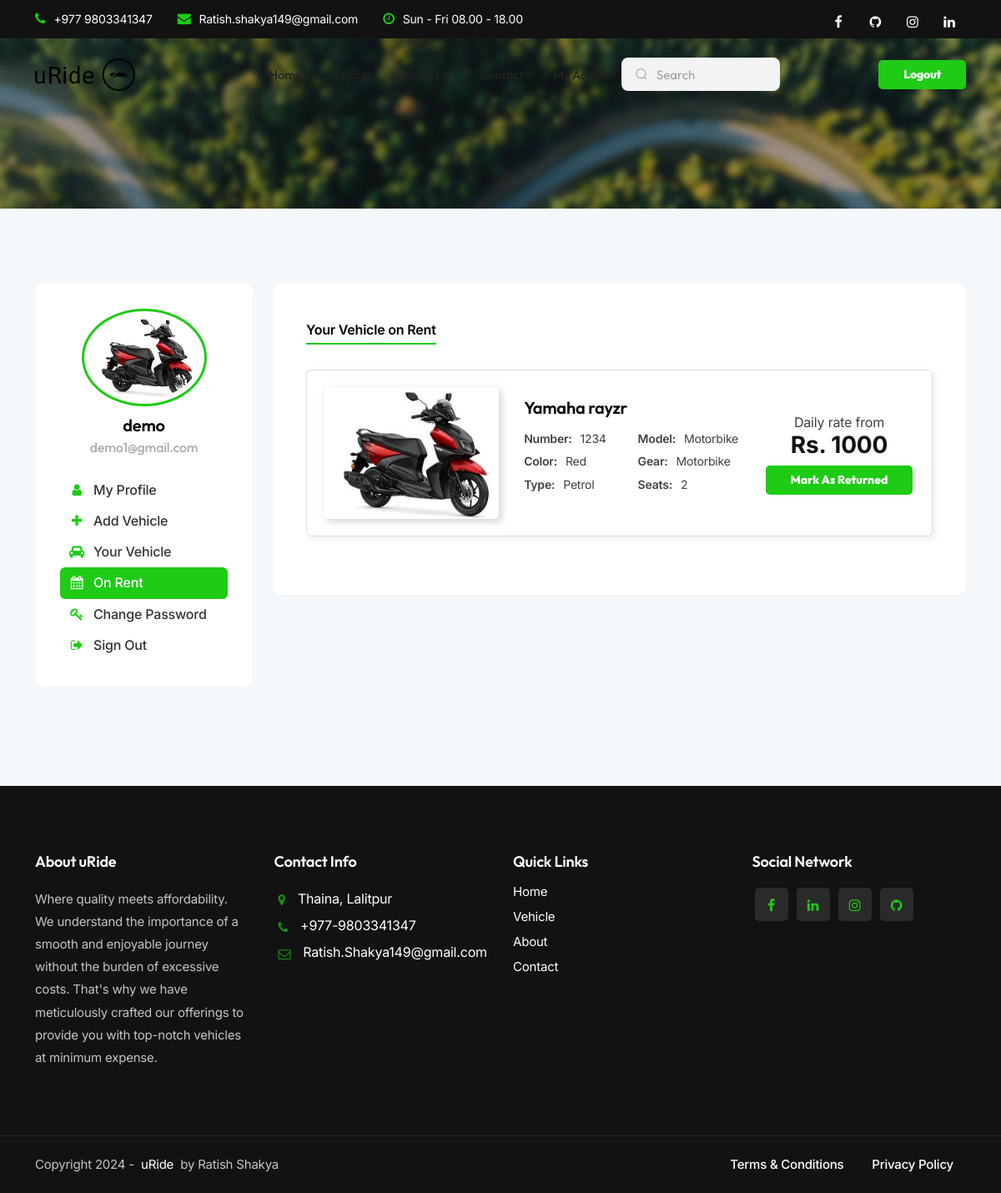
/on-rent/ (signed in), run on an earlier commit of the app's database.
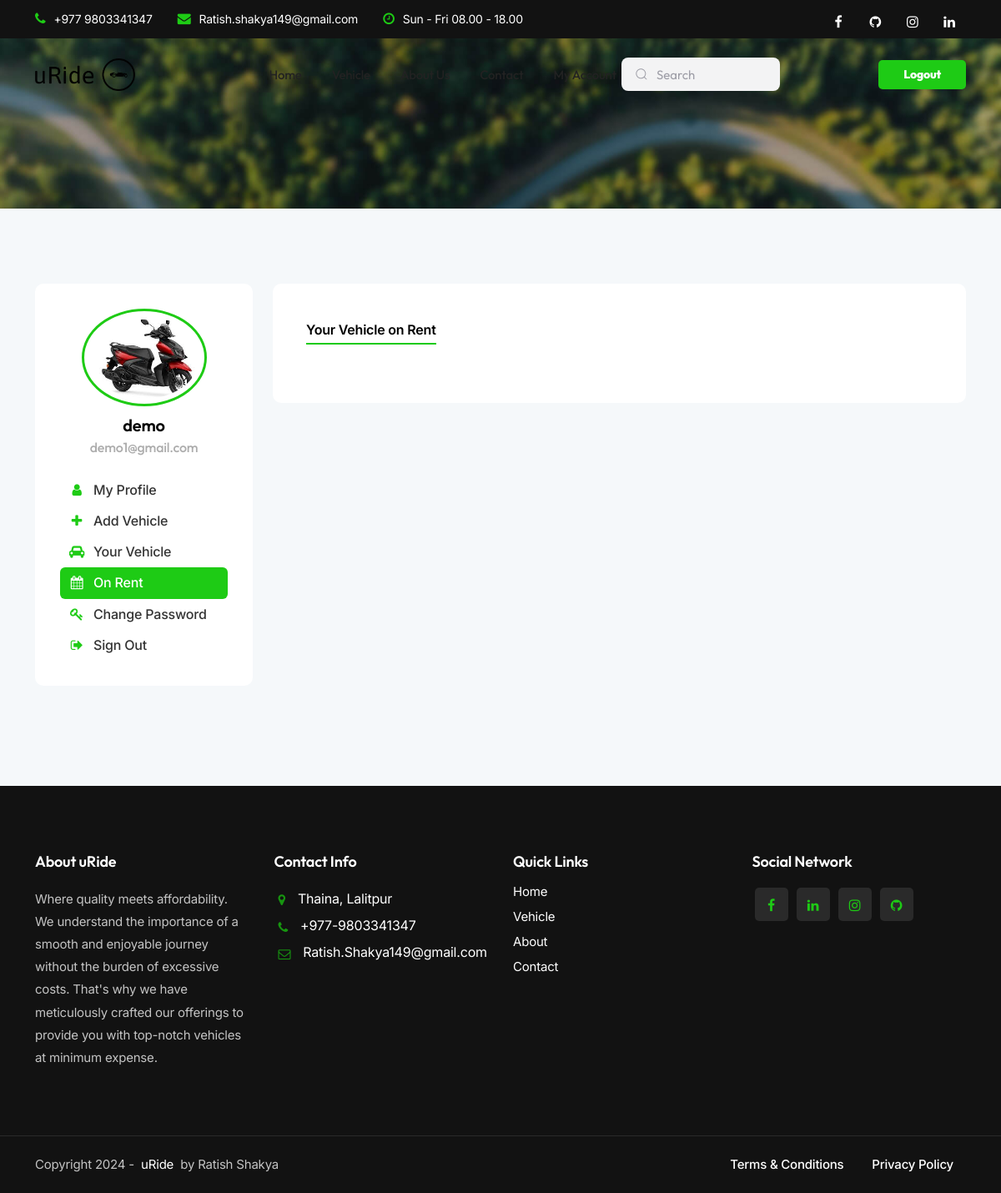
And on a later commit of the database.
### main/models.py (models this page shows, shortened)
class Vehicle(models.Model):
    vehicle_name = models.CharField(max_length=20)
    vehicle_description = models.TextField()
    vehicle_number = models.CharField(max_length=10)
    vehicle_type = models.ForeignKey(CarType, on_delete=models.CASCADE)
    vehicle_model = models.ForeignKey(CarModel, on_delete=models.CASCADE)
    vehicle_gear = models.ForeignKey(GearType, on_delete=models.CASCADE, null=True)
    vehicle_color = models.CharField(max_length=20)
    vehicle_front_image = models.ImageField(upload_to='vehicle/vehicle_images/' )
    vehicle_right_image = models.ImageField(upload_to='vehicle/vehicle_images/')
    vehicle_left_image = models.ImageField(upload_to='vehicle/vehicle_images/')
    vehicle_back_image = models.ImageField(upload_to='vehicle/vehicle_images/')
    vehicle_location = models.CharField(max_length=200)
    vehicle_seat = models.IntegerField()
    uploaded_by=models.ForeignKey(User, on_delete=models.CASCADE, related_name='uploaded_by')
    rented_by=models.ForeignKey(User, on_delete=models.CASCADE, related_name='rented_by', null=True,blank=True)
    price_per_day = models.IntegerField()
    isDeleted=models.BooleanField(default=False)
    available = models.BooleanField(default=True)
    approved = models.BooleanField(default=False)

class CarType(models.Model):
    name = models.CharField(max_length=20)
    def __str__(self) -> str:
        return self.name

class CarModel(models.Model):
    name = models.CharField(max_length=20)
    def __str__(self) -> str:
        return self.name

### main/decorators.py (the view)
    def wrapper_func(request, *args, **kwargs):
        if request.user.is_authenticated and request.user.is_owner:
            return view_func(request, *args, **kwargs)
        else:
            return redirect('auth_denied')

### main/views.py (called while the page is built)
@owner_only
def on_rent(request):
    vehicle=Vehicle.objects.filter(uploaded_by=request.user,available=False,isDeleted=False)
    context = {
        'vehicle': vehicle,
        'profile': request.user.profile,
    }
    return render(request, 'pages/owner/on_rent.html', context)

### main/templates/pages/owner/on_rent.html (shortened to what this page needs)
{% extends "pages/owner/owner_base.html" %}
{% block owner_content %}
                <div class="col-lg-9">
                    <div class="card padding40  rounded-5">
                        <div class="row">
                            <div class="col-lg-12">
                                    <div class="de_tab tab_simple">
                                        <ul class="de_nav">
                                            <li class="active"><span>Your Vehicle on Rent</span></li>
                                        </ul>
                                        <div class="de_tab_content">
                                            <div class="row">
                                                {% if vehicle %}
                                                {% for i in vehicle %}
                                                <div class="col-lg-12">
                                                    <div class="de-item-list mb30">
                                                        <div class="d-img">
                                                            <img src="{{i.vehicle_front_image.url}}" class="img-fluid"
                                                                alt="">
                                                        </div>
                                                        <div class="d-info">
                                                            <div class="d-text">
                                                                <h4>{{i.vehicle_name}}</h4>
                                                                <div class="d-atr-group">
                                                                    <ul class="d-atr">
                                                                        <li><span>Number:</span>{{i.vehicle_number}}
                                                                        </li>
                                                                        <li><span>Color:</span>{{i.vehicle_color}}</li>
                                                                        <li><span>Type:</span>{{i.vehicle_type}}</li>
                                                                        <li><span>Model:</span>{{i.vehicle_model}}</li>
                                                                        <li><span>Gear:</span>{{i.vehicle_model}}</li>
                                                                        <li><span>Seats:</span>{{i.vehicle_seat}}</li>
                                                                    </ul>
                                                                </div>
                                                            </div>
                                                        </div>
                                                        <div class="d-price">
                                                            Daily rate from <span>Rs. {{i.price_per_day}}</span>
                                                            <form action="{% url 'off_rent' i.id %}" method="POST">
                                                                <button type="submit" class="btn-main">Mark As Returned</button>
                                                            </form>
                                                        </div>
                                                    </div>
                                                </div>
                                                {% endfor %}
                                                {% endif %}
                                            </div>
                                        </div>
                                    </div>
                            </div>
                        </div>
                    </div>
                </div>
{% endblock owner_content %}

What changed in the data, as far as the page shows it:
no longer on this page (row edited): Vehicle: vehicle_front_image (picture), vehicle_name "Yamaha rayzr", vehicle_number "1234", vehicle_color "Red", vehicle_type "Petrol", vehicle_model "Motorbike", vehicle_seat "2", price_per_day "1000"
